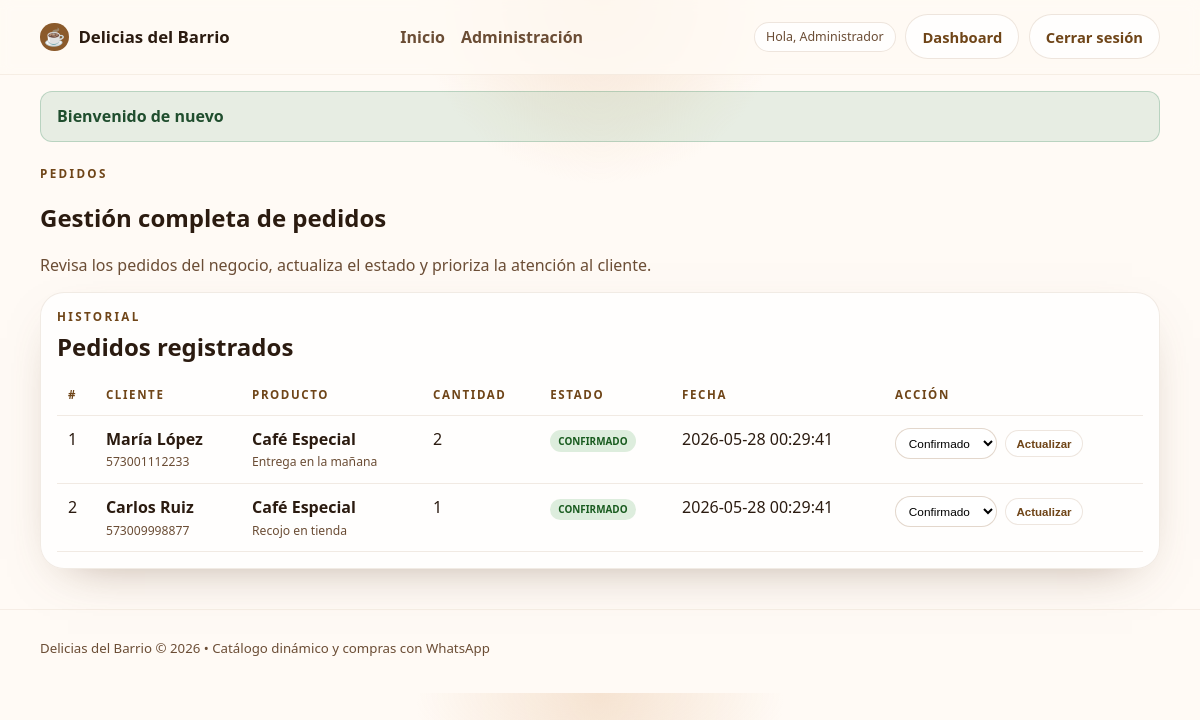
Page /admin/orders (signed in) on the committed database.
### tables this page shows
CREATE TABLE orders (
            id INTEGER PRIMARY KEY AUTOINCREMENT,
            customer_name TEXT NOT NULL,
            customer_phone TEXT NOT NULL,
            product_id INTEGER,
            product_name TEXT NOT NULL,
            quantity INTEGER NOT NULL DEFAULT 1,
            status TEXT NOT NULL DEFAULT 'pendiente',
            notes TEXT,
            created_at TEXT NOT NULL DEFAULT CURRENT_TIMESTAMP
        );

### app/Controller.php (called while the page is built, shortened)
<?php
abstract class Controller
{
    protected function view(string $template, array $data = []): void
    {
        extract($data);
        $layout = __DIR__ . '/Views/' . $template . '.php';
        include $layout;
    }
}

### app/Controllers/OrderController.php (called while the page is built, shortened)
<?php
class OrderController extends Controller
{
    public function index(): void
    {
        $pdo = Database::connection();
        $orders = $pdo->query('SELECT o.id, o.customer_name, o.customer_phone, o.product_name, o.quantity, o.status, o.notes, o.created_at FROM orders o ORDER BY o.created_at DESC')->fetchAll();
        $this->view('admin/orders', [
            'pageTitle' => 'Pedidos',
            'orders' => $orders,
        ]);
    }
}

### app/Router.php (called while the page is built, shortened)
<?php
class Router
{
    public function dispatch(string $uri, string $method): void
    {
        $uri = trim($uri, '/');
        $segments = $uri === '' ? [] : array_filter(explode('/', $uri));
        $action = 'index';
        if ($segments === []) {
            $controller = HomeController::class;
            $action = 'index';
        } elseif ($segments[0] === 'login') {
            $controller = AuthController::class;
            $action = $method === 'POST' ? 'login' : 'showLogin';
        } elseif ($segments[0] === 'register') {
            $controller = AuthController::class;
            $action = $method === 'POST' ? 'register' : 'showRegister';
        } elseif ($segments[0] === 'logout') {
            $controller = AuthController::class;
            $action = 'logout';
        } elseif (isset($segments[0], $segments[1]) && $segments[0] === 'admin' && $segments[1] === 'products') {
            $controller = ProductController::class;
            $action = 'manage';
        } elseif (isset($segments[0], $segments[1]) && $segments[0] === 'admin' && $segments[1] === 'import') {
            $controller = ProductController::class;
            $action = 'import';
        } elseif (isset($segments[0], $segments[1]) && $segments[0] === 'admin' && $segments[1] === 'orders') {
            $action = $method === 'POST' ? 'updateStatus' : 'index';
        } elseif ($segments[0] === 'admin') {
            $controller = DashboardController::class;
            $action = 'index';
        } else {
            $controller = HomeController::class;
            $action = 'index';
        }
        $controllerInstance = new $controller();
        $controllerInstance->$action();
    }
}

### index.php (called while the page is built, shortened)
<?php
$uri = parse_url($_SERVER['REQUEST_URI'], PHP_URL_PATH);
$router = new Router();
$router->dispatch($uri, $_SERVER['REQUEST_METHOD']);

### app/Views/admin/orders.php (the view, shortened to what this page needs)
<?php include dirname(__DIR__) . '/partials/header.php'; ?>
<section class="dashboard-section">
    <div class="container dashboard-header">
        <div>
            <p class="eyebrow">Pedidos</p>
            <h1>Gestión completa de pedidos</h1>
            <p class="section-copy">Revisa los pedidos del negocio, actualiza el estado y prioriza la atención al cliente.</p>
        </div>
    </div>
    <div class="container admin-full-panel">
        <section class="admin-panel">
            <div class="panel-heading">
                <div>
                    <p class="eyebrow">Historial</p>
                    <h2>Pedidos registrados</h2>
                </div>
            </div>
            <div class="order-table-wrap">
                <table class="order-table">
                    <thead>
                        <tr>
                            <th>#</th>
                            <th>Cliente</th>
                            <th>Producto</th>
                            <th>Cantidad</th>
                            <th>Estado</th>
                            <th>Fecha</th>
                            <th>Acción</th>
                        </tr>
                    </thead>
                    <tbody>
                        <?php foreach ($orders as $order): ?>
                            <tr>
                                <td><?= (int) $order['id'] ?></td>
                                <td>
                                    <strong><?= htmlspecialchars($order['customer_name']) ?></strong><br />
                                    <span class="order-phone"><?= htmlspecialchars($order['customer_phone']) ?></span>
                                </td>
                                <td>
                                    <strong><?= htmlspecialchars($order['product_name']) ?></strong><br />
                                    <span class="order-note"><?= htmlspecialchars($order['notes'] ?? 'Sin observaciones') ?></span>
                                </td>
                                <td><?= (int) $order['quantity'] ?></td>
                                <td><span class="status-badge status-<?= htmlspecialchars($order['status']) ?>"><?= htmlspecialchars($order['status']) ?></span></td>
                                <td><?= htmlspecialchars($order['created_at']) ?></td>
                                <td>
                                    <form method="POST" action="/admin/orders" class="inline-status-form">
                                        <select name="status" class="order-status-select">
                                            <option value="confirmado" <?= $order['status'] === 'confirmado' ? 'selected' : '' ?>>Confirmado</option>
                                        </select>
                                        <button type="submit" class="btn btn-secondary small">Actualizar</button>
                                    </form>
                                </td>
                            </tr>
                        <?php endforeach; ?>
                    </tbody>
                </table>
            </div>
        </section>
    </div>
</section>
<?php include dirname(__DIR__) . '/partials/footer.php'; ?>

### assets/style.css (style rules this page uses)
:root { --bg: #fffaf5; --bg-soft: #fff; --accent: #8b5a2b; --accent-strong: #6f4518; --accent-soft: #f4dfcb; --border: rgba(139, 90, 43, 0.15); --text: #2b1b10; --muted: #6b4d35; --shadow: 0 18px 50px -28px rgba(107, 77, 53, 0.55); }
* { box-sizing: border-box; }
body { margin: 0; font-family: 'Segoe UI', sans-serif; color: var(--text); background: radial-gradient(circle at top, rgba(244, 223, 203, 0.85), transparent 20%), var(--bg); }
.container { width: min(1120px, calc(100% - 1.5rem)); margin: 0 auto; }
.btn { display: inline-flex; align-items: center; justify-content: center; border-radius: 999px; padding: 0.72rem 1rem; font-size: 0.92rem; font-weight: 800; border: 1px solid transparent; cursor: pointer; transition: transform 0.18s ease, box-shadow 0.18s ease, background 0.18s ease; }
.btn-secondary { background: rgba(255,255,255,0.72); color: var(--accent-strong); border-color: var(--border); }
.hero-section, .auth-section, .dashboard-section { padding: 1.5rem 0 2.5rem; }
.eyebrow { margin: 0; color: var(--accent-strong); font-size: 0.73rem; font-weight: 900; letter-spacing: 0.2em; text-transform: uppercase; }
.lead, .section-copy, .auth-copy, .product-card p, .mini-product p { color: var(--muted); line-height: 1.4; }
.hero-card, .auth-card, .admin-panel, .stat-card, .product-card { background: rgba(255,255,255,0.82); border: 1px solid rgba(139, 90, 43, 0.12); box-shadow: var(--shadow); border-radius: 24px; }
.dashboard-header { margin-bottom: 1rem; }
.admin-panel { padding: 1rem; }
.panel-heading { display: flex; align-items: center; justify-content: space-between; margin-bottom: 0.75rem; }
.panel-heading h2 { margin: 0.35rem 0 0; }
.admin-full-panel { margin-top: 1rem; }
.order-table-wrap { overflow-x: auto; }
.order-table { width: 100%; border-collapse: collapse; min-width: 760px; }
.order-table th, .order-table td { padding: 0.78rem 0.68rem; border-bottom: 1px solid rgba(139, 90, 43, 0.12); text-align: left; vertical-align: top; }
.order-table th { color: var(--accent-strong); font-size: 0.72rem; text-transform: uppercase; letter-spacing: 0.14em; }
.order-phone, .order-note { display: block; color: var(--muted); font-size: 0.76rem; margin-top: 0.2rem; }
.status-badge { display: inline-flex; align-items: center; padding: 0.24rem 0.5rem; border-radius: 999px; font-size: 0.62rem; font-weight: 900; text-transform: uppercase; }
.status-confirmado { background: rgba(67, 160, 71, 0.18); color: #195b1f; }
.inline-status-form { display: flex; align-items: center; gap: 0.5rem; flex-wrap: wrap; }
.order-status-select { border-radius: 999px; border: 1px solid rgba(139,90,43,0.24); padding: 0.4rem 0.55rem; font-size: 0.74rem; background: white; }
.btn.small { padding: 0.42rem 0.68rem; font-size: 0.72rem; }

### rows in the picture
orders: id "1", customer_name "María López", customer_phone "573001112233", product_name "Café Especial", notes "Entrega en la mañana", quantity "2", status "CONFIRMADO", created_at "2026-05-28 00:29:41", status "Confirmado"
orders: id "2", customer_name "Carlos Ruiz", customer_phone "573009998877", product_name "Café Especial", notes "Recojo en tienda", quantity "1", status "CONFIRMADO", created_at "2026-05-28 00:29:41", status "Confirmado"

### other values in the picture
$user['name'] "Administrador"
$flash "Bienvenido de nuevo"
